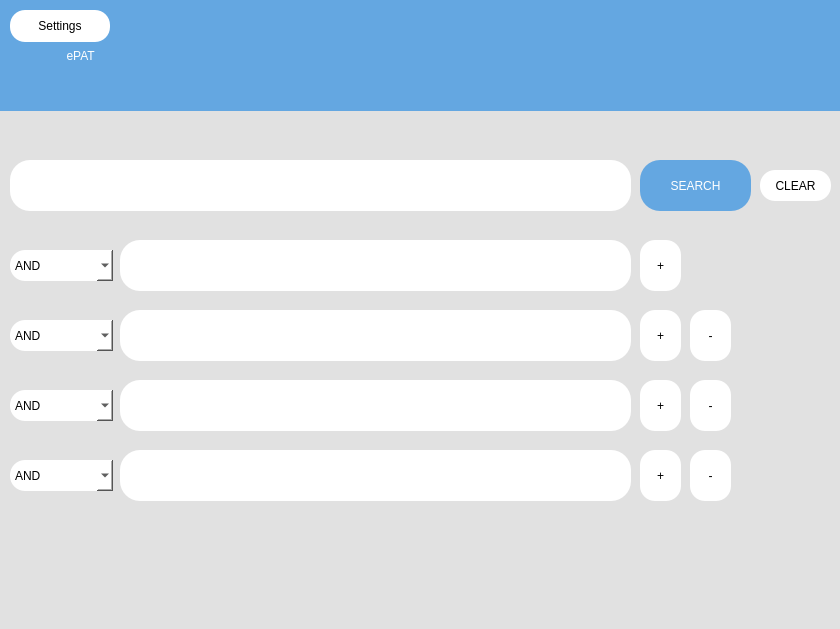
<?xml version="1.0" encoding="UTF-8"?>
<ui version="4.0">
 <class>Dialog</class>
 <widget class="QDialog" name="Dialog">
  <property name="geometry">
   <rect>
    <x>0</x>
    <y>0</y>
    <width>840</width>
    <height>629</height>
   </rect>
  </property>
  <property name="windowTitle">
   <string>Dialog</string>
  </property>
  <widget class="QWidget" name="widget" native="true">
   <property name="geometry">
    <rect>
     <x>0</x>
     <y>0</y>
     <width>841</width>
     <height>631</height>
    </rect>
   </property>
   <property name="styleSheet">
    <string notr="true">background-color: rgb(225,225,225);</string>
   </property>
   <widget class="QLabel" name="label">
    <property name="geometry">
     <rect>
      <x>0</x>
      <y>0</y>
      <width>841</width>
      <height>111</height>
     </rect>
    </property>
    <property name="styleSheet">
     <string notr="true">background-color:rgb(100,167,225);
font: 64pt &quot;Arial&quot;;
color: rgb(255, 255, 255);</string>
    </property>
    <property name="text">
     <string>                    ePAT</string>
    </property>
   </widget>
   <widget class="QTextEdit" name="text">
    <property name="geometry">
     <rect>
      <x>10</x>
      <y>160</y>
      <width>621</width>
      <height>51</height>
     </rect>
    </property>
    <property name="styleSheet">
     <string notr="true">background-color:rgb(255, 255, 255);
font: 16pt &quot;Arial&quot;;
border-radius: 20px</string>
    </property>
   </widget>
   <widget class="QPushButton" name="search">
    <property name="geometry">
     <rect>
      <x>640</x>
      <y>160</y>
      <width>111</width>
      <height>51</height>
     </rect>
    </property>
    <property name="styleSheet">
     <string notr="true">background-color:rgb(100,167,225);
font: 16pt &quot;Arial&quot;;
color: rgb(255, 255, 255);
border-radius: 20px</string>
    </property>
    <property name="text">
     <string>SEARCH</string>
    </property>
   </widget>
   <widget class="QPushButton" name="settings">
    <property name="geometry">
     <rect>
      <x>10</x>
      <y>10</y>
      <width>100</width>
      <height>32</height>
     </rect>
    </property>
    <property name="styleSheet">
     <string notr="true">background-color:rgb(255, 255, 255);
border-radius: 15px;
font: 14pt &quot;Arial&quot;;</string>
    </property>
    <property name="text">
     <string>Settings</string>
    </property>
   </widget>
   <widget class="QTextEdit" name="text1">
    <property name="geometry">
     <rect>
      <x>120</x>
      <y>240</y>
      <width>511</width>
      <height>51</height>
     </rect>
    </property>
    <property name="styleSheet">
     <string notr="true">background-color:rgb(255, 255, 255);
font: 16pt &quot;Arial&quot;;
border-radius: 20px</string>
    </property>
   </widget>
   <widget class="QComboBox" name="optional1">
    <property name="geometry">
     <rect>
      <x>10</x>
      <y>250</y>
      <width>103</width>
      <height>31</height>
     </rect>
    </property>
    <property name="styleSheet">
     <string notr="true">background-color:rgb(255, 255, 255);
border-radius: 15px;
font: 14pt &quot;Arial&quot;;
color: rgb(0, 0, 0);
</string>
    </property>
    <item>
     <property name="text">
      <string>AND</string>
     </property>
    </item>
    <item>
     <property name="text">
      <string>OR</string>
     </property>
    </item>
   </widget>
   <widget class="QPushButton" name="add1">
    <property name="geometry">
     <rect>
      <x>640</x>
      <y>240</y>
      <width>41</width>
      <height>51</height>
     </rect>
    </property>
    <property name="styleSheet">
     <string notr="true">background-color:rgb(255, 255, 255);
font: 14pt &quot;Arial&quot;;
border-radius: 15px;
</string>
    </property>
    <property name="text">
     <string>+</string>
    </property>
   </widget>
   <widget class="QPushButton" name="clear">
    <property name="geometry">
     <rect>
      <x>760</x>
      <y>170</y>
      <width>71</width>
      <height>31</height>
     </rect>
    </property>
    <property name="styleSheet">
     <string notr="true">background-color:rgb(255, 255, 255);
font: 14pt &quot;Arial&quot;;
border-radius: 15px;
</string>
    </property>
    <property name="text">
     <string>CLEAR</string>
    </property>
   </widget>
   <widget class="QComboBox" name="optional2">
    <property name="geometry">
     <rect>
      <x>10</x>
      <y>320</y>
      <width>103</width>
      <height>31</height>
     </rect>
    </property>
    <property name="styleSheet">
     <string notr="true">background-color:rgb(255, 255, 255);
border-radius: 15px;
font: 14pt &quot;Arial&quot;;
color: rgb(0, 0, 0);
</string>
    </property>
    <item>
     <property name="text">
      <string>AND</string>
     </property>
    </item>
    <item>
     <property name="text">
      <string>OR</string>
     </property>
    </item>
   </widget>
   <widget class="QTextEdit" name="text2">
    <property name="geometry">
     <rect>
      <x>120</x>
      <y>310</y>
      <width>511</width>
      <height>51</height>
     </rect>
    </property>
    <property name="styleSheet">
     <string notr="true">background-color:rgb(255, 255, 255);
font: 16pt &quot;Arial&quot;;
border-radius: 20px</string>
    </property>
   </widget>
   <widget class="QPushButton" name="add2">
    <property name="geometry">
     <rect>
      <x>640</x>
      <y>310</y>
      <width>41</width>
      <height>51</height>
     </rect>
    </property>
    <property name="styleSheet">
     <string notr="true">background-color:rgb(255, 255, 255);
font: 14pt &quot;Arial&quot;;
border-radius: 15px;
</string>
    </property>
    <property name="text">
     <string>+</string>
    </property>
   </widget>
   <widget class="QPushButton" name="minus2">
    <property name="geometry">
     <rect>
      <x>690</x>
      <y>310</y>
      <width>41</width>
      <height>51</height>
     </rect>
    </property>
    <property name="styleSheet">
     <string notr="true">background-color:rgb(255, 255, 255);
font: 16pt &quot;Arial&quot;;
border-radius: 15px;
</string>
    </property>
    <property name="text">
     <string>-</string>
    </property>
   </widget>
   <widget class="QComboBox" name="optional3">
    <property name="geometry">
     <rect>
      <x>10</x>
      <y>390</y>
      <width>103</width>
      <height>31</height>
     </rect>
    </property>
    <property name="styleSheet">
     <string notr="true">background-color:rgb(255, 255, 255);
border-radius: 15px;
font: 14pt &quot;Arial&quot;;
color: rgb(0, 0, 0);
</string>
    </property>
    <item>
     <property name="text">
      <string>AND</string>
     </property>
    </item>
    <item>
     <property name="text">
      <string>OR</string>
     </property>
    </item>
   </widget>
   <widget class="QTextEdit" name="text3">
    <property name="geometry">
     <rect>
      <x>120</x>
      <y>380</y>
      <width>511</width>
      <height>51</height>
     </rect>
    </property>
    <property name="styleSheet">
     <string notr="true">background-color:rgb(255, 255, 255);
font: 16pt &quot;Arial&quot;;
border-radius: 20px</string>
    </property>
   </widget>
   <widget class="QPushButton" name="add3">
    <property name="geometry">
     <rect>
      <x>640</x>
      <y>380</y>
      <width>41</width>
      <height>51</height>
     </rect>
    </property>
    <property name="styleSheet">
     <string notr="true">background-color:rgb(255, 255, 255);
font: 14pt &quot;Arial&quot;;
border-radius: 15px;
</string>
    </property>
    <property name="text">
     <string>+</string>
    </property>
   </widget>
   <widget class="QPushButton" name="minus3">
    <property name="geometry">
     <rect>
      <x>690</x>
      <y>380</y>
      <width>41</width>
      <height>51</height>
     </rect>
    </property>
    <property name="styleSheet">
     <string notr="true">background-color:rgb(255, 255, 255);
font: 16pt &quot;Arial&quot;;
border-radius: 15px;
</string>
    </property>
    <property name="text">
     <string>-</string>
    </property>
   </widget>
   <widget class="QComboBox" name="optional4">
    <property name="geometry">
     <rect>
      <x>10</x>
      <y>460</y>
      <width>103</width>
      <height>31</height>
     </rect>
    </property>
    <property name="styleSheet">
     <string notr="true">background-color:rgb(255, 255, 255);
border-radius: 15px;
font: 14pt &quot;Arial&quot;;
color: rgb(0, 0, 0);
</string>
    </property>
    <item>
     <property name="text">
      <string>AND</string>
     </property>
    </item>
    <item>
     <property name="text">
      <string>OR</string>
     </property>
    </item>
   </widget>
   <widget class="QTextEdit" name="text4">
    <property name="geometry">
     <rect>
      <x>120</x>
      <y>450</y>
      <width>511</width>
      <height>51</height>
     </rect>
    </property>
    <property name="styleSheet">
     <string notr="true">background-color:rgb(255, 255, 255);
font: 16pt &quot;Arial&quot;;
border-radius: 20px</string>
    </property>
   </widget>
   <widget class="QPushButton" name="add4">
    <property name="geometry">
     <rect>
      <x>640</x>
      <y>450</y>
      <width>41</width>
      <height>51</height>
     </rect>
    </property>
    <property name="styleSheet">
     <string notr="true">background-color:rgb(255, 255, 255);
font: 14pt &quot;Arial&quot;;
border-radius: 15px;
</string>
    </property>
    <property name="text">
     <string>+</string>
    </property>
   </widget>
   <widget class="QPushButton" name="minus4">
    <property name="geometry">
     <rect>
      <x>690</x>
      <y>450</y>
      <width>41</width>
      <height>51</height>
     </rect>
    </property>
    <property name="styleSheet">
     <string notr="true">background-color:rgb(255, 255, 255);
font: 16pt &quot;Arial&quot;;
border-radius: 15px;
</string>
    </property>
    <property name="text">
     <string>-</string>
    </property>
   </widget>
  </widget>
 </widget>
 <resources/>
 <connections/>
</ui>
